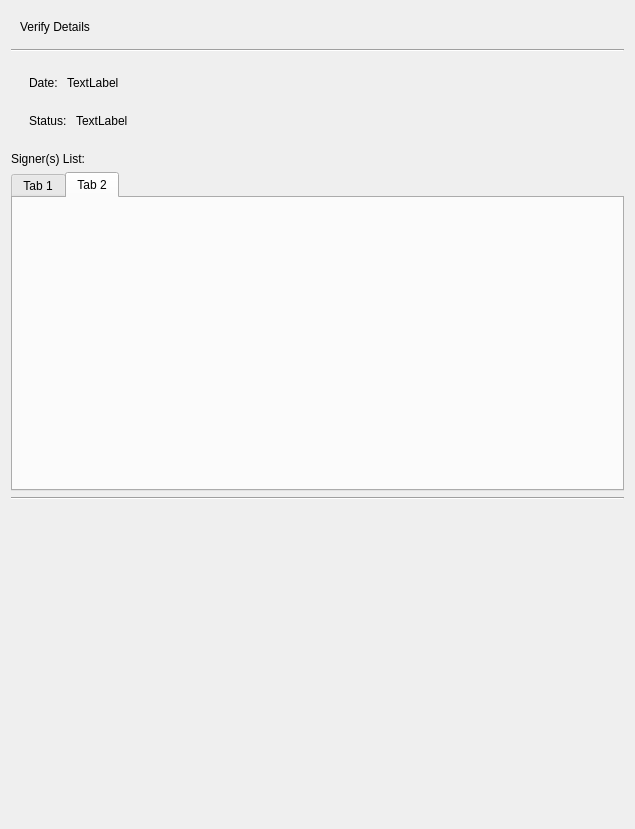
<?xml version="1.0" encoding="UTF-8"?>
<ui version="4.0">
 <class>VerifyDetailsDialog</class>
 <widget class="QDialog" name="VerifyDetailsDialog">
  <property name="geometry">
   <rect>
    <x>0</x>
    <y>0</y>
    <width>635</width>
    <height>829</height>
   </rect>
  </property>
  <property name="windowTitle">
   <string>Dialog</string>
  </property>
  <layout class="QGridLayout" name="gridLayout">
   <item row="0" column="0">
    <layout class="QVBoxLayout" name="verticalLayout">
     <item alignment="Qt::AlignTop">
      <widget class="QWidget" name="horizontalWidget" native="true">
       <layout class="QHBoxLayout" name="horizontalLayout">
        <item alignment="Qt::AlignTop">
         <widget class="QLabel" name="titleLabel">
          <property name="text">
           <string>Verify Details</string>
          </property>
          <property name="textFormat">
           <enum>Qt::AutoText</enum>
          </property>
         </widget>
        </item>
       </layout>
      </widget>
     </item>
     <item>
      <widget class="Line" name="line">
       <property name="orientation">
        <enum>Qt::Horizontal</enum>
       </property>
      </widget>
     </item>
     <item alignment="Qt::AlignTop">
      <widget class="QWidget" name="verticalWidget_2" native="true">
       <layout class="QVBoxLayout" name="verticalLayout_2">
        <item alignment="Qt::AlignTop">
         <widget class="QWidget" name="horizontalWidget" native="true">
          <layout class="QHBoxLayout" name="horizontalLayout_2">
           <item alignment="Qt::AlignLeft|Qt::AlignTop">
            <widget class="QLabel" name="label">
             <property name="text">
              <string>Date: </string>
             </property>
            </widget>
           </item>
           <item alignment="Qt::AlignTop">
            <widget class="QLabel" name="label_2">
             <property name="sizePolicy">
              <sizepolicy hsizetype="Expanding" vsizetype="Preferred">
               <horstretch>0</horstretch>
               <verstretch>0</verstretch>
              </sizepolicy>
             </property>
             <property name="text">
              <string>TextLabel</string>
             </property>
            </widget>
           </item>
          </layout>
         </widget>
        </item>
        <item>
         <widget class="QWidget" name="horizontalWidget" native="true">
          <layout class="QHBoxLayout" name="horizontalLayout_3">
           <item alignment="Qt::AlignLeft">
            <widget class="QLabel" name="label_5">
             <property name="text">
              <string>Status: </string>
             </property>
            </widget>
           </item>
           <item>
            <widget class="QLabel" name="label_4">
             <property name="sizePolicy">
              <sizepolicy hsizetype="Expanding" vsizetype="Preferred">
               <horstretch>0</horstretch>
               <verstretch>0</verstretch>
              </sizepolicy>
             </property>
             <property name="text">
              <string>TextLabel</string>
             </property>
            </widget>
           </item>
          </layout>
         </widget>
        </item>
       </layout>
      </widget>
     </item>
     <item>
      <widget class="QLabel" name="label_3">
       <property name="text">
        <string>Signer(s) List: </string>
       </property>
      </widget>
     </item>
     <item>
      <widget class="QTabWidget" name="tabWidget">
       <property name="currentIndex">
        <number>1</number>
       </property>
       <widget class="QWidget" name="tab">
        <attribute name="title">
         <string>Tab 1</string>
        </attribute>
       </widget>
       <widget class="QWidget" name="tab_2">
        <attribute name="title">
         <string>Tab 2</string>
        </attribute>
       </widget>
      </widget>
     </item>
     <item>
      <widget class="Line" name="line_2">
       <property name="orientation">
        <enum>Qt::Horizontal</enum>
       </property>
      </widget>
     </item>
     <item>
      <spacer name="verticalSpacer">
       <property name="orientation">
        <enum>Qt::Vertical</enum>
       </property>
       <property name="sizeHint" stdset="0">
        <size>
         <width>20</width>
         <height>40</height>
        </size>
       </property>
      </spacer>
     </item>
    </layout>
   </item>
  </layout>
 </widget>
 <resources/>
 <connections/>
</ui>
